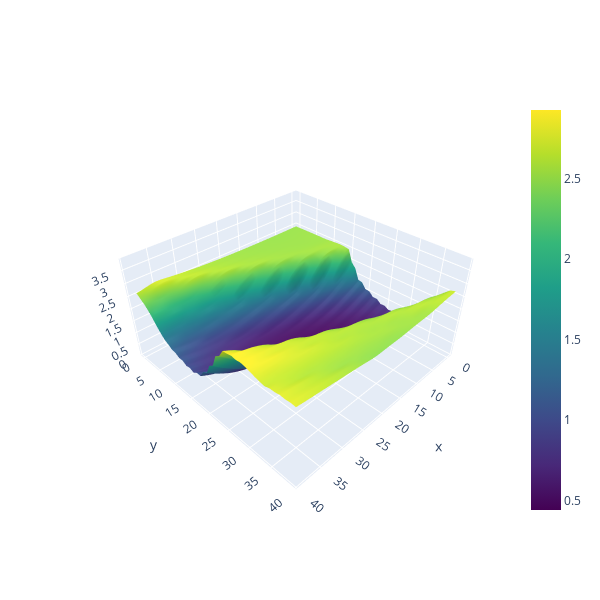

The code cell stored with this chart in its notebook:
### Code cell
z = loss_data_fin
# Create a grid of (x, y) coordinates for the landscape
grid_x, grid_y = np.meshgrid(np.arange(STEPS), np.arange(STEPS))

# Find the range of your z values
z_min, z_max = 0, np.max(z)
# Create layout with adjusted scale
layout = go.Layout(
    scene=dict(
        aspectmode="manual",  # Set aspect mode to manual
        aspectratio=dict(x=1, y=1, z=0.5),  # Set aspect ratios for x, y, and z
        zaxis=dict(range=[z_min, z_max + 1])  # Set the range for the z-axis
    ),
    width=600,  # Set the width of the figure
    height=600,  # Set the height of the figure
)

# Create figure without the trace_surface
fig = go.Figure(layout=layout)

# Add the surface trace to the figure
fig.add_trace(go.Surface(x=X, y=Y, z=z, name='Loss Landscape', colorscale='Viridis'))

### Figure 1 — Plotly figure (JSON) as saved in the notebook; plotly's stock layout.template omitted (floating-point values rounded to 4 significant figures; data arrays with more than 128 entries replaced by an {"elided": "..."} marker saying what was removed)
{"data": [{"colorscale": [[0, "#440154"], [0.1111, "#482878"], [0.2222, "#3e4989"], [0.3333, "#31688e"], [0.4444, "#26828e"], [0.5556, "#1f9e89"], [0.6667, "#35b779"], [0.7778, "#6ece58"], [0.8889, "#b5de2b"], [1, "#fde725"]], "name": "Loss Landscape", "type": "surface", "x": {"elided": "40x40 int values"}, "y": {"elided": "40x40 int values"}, "z": {"elided": "40x40 float values"}}], "layout": {"height": 600, "scene": {"aspectmode": "manual", "aspectratio": {"x": 1, "y": 1, "z": 0.5}, "zaxis": {"range": [0, 3.924]}}, "width": 600}}
